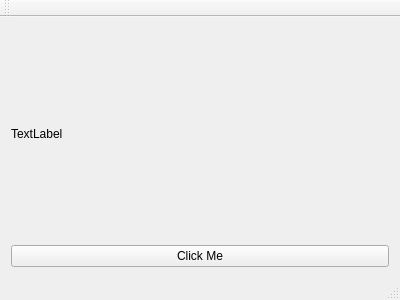
<?xml version="1.0" encoding="UTF-8"?>
<ui version="4.0">
 <class>MainWindow</class>
 <widget class="QMainWindow" name="MainWindow">
  <property name="geometry">
   <rect>
    <x>0</x>
    <y>0</y>
    <width>400</width>
    <height>300</height>
   </rect>
  </property>
  <property name="windowTitle">
   <string>MainWindow</string>
  </property>
  <widget class="QWidget" name="centralWidget">
   <layout class="QVBoxLayout" name="verticalLayout">
    <item>
     <widget class="QLabel" name="label">
      <property name="text">
       <string>TextLabel</string>
      </property>
     </widget>
    </item>
    <item>
     <widget class="QPushButton" name="pushButton">
      <property name="text">
       <string>Click Me</string>
      </property>
     </widget>
    </item>
   </layout>
  </widget>
  <widget class="QMenuBar" name="menuBar">
   <property name="geometry">
    <rect>
     <x>0</x>
     <y>0</y>
     <width>400</width>
     <height>22</height>
    </rect>
   </property>
  </widget>
  <widget class="QToolBar" name="mainToolBar">
   <attribute name="toolBarArea">
    <enum>TopToolBarArea</enum>
   </attribute>
   <attribute name="toolBarBreak">
    <bool>false</bool>
   </attribute>
  </widget>
  <widget class="QStatusBar" name="statusBar"/>
 </widget>
 <layoutdefault spacing="6" margin="11"/>
 <resources/>
 <connections/>
</ui>
